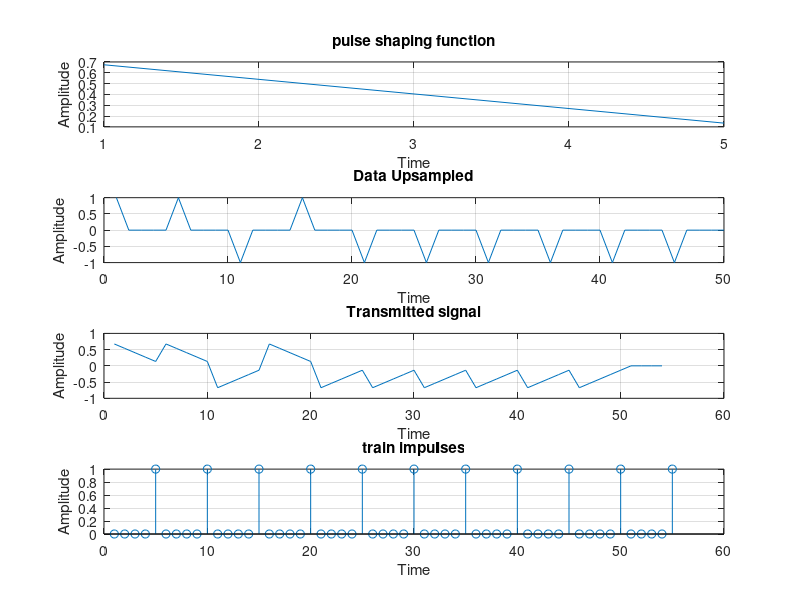
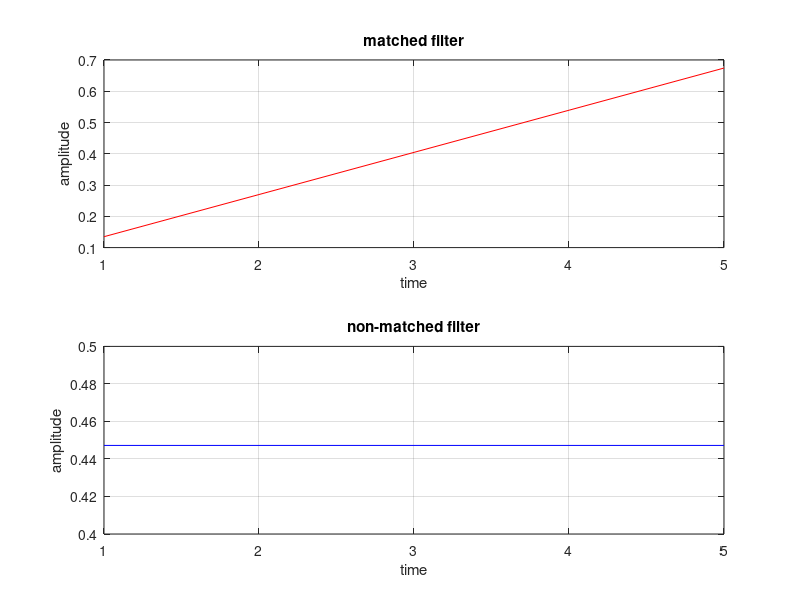
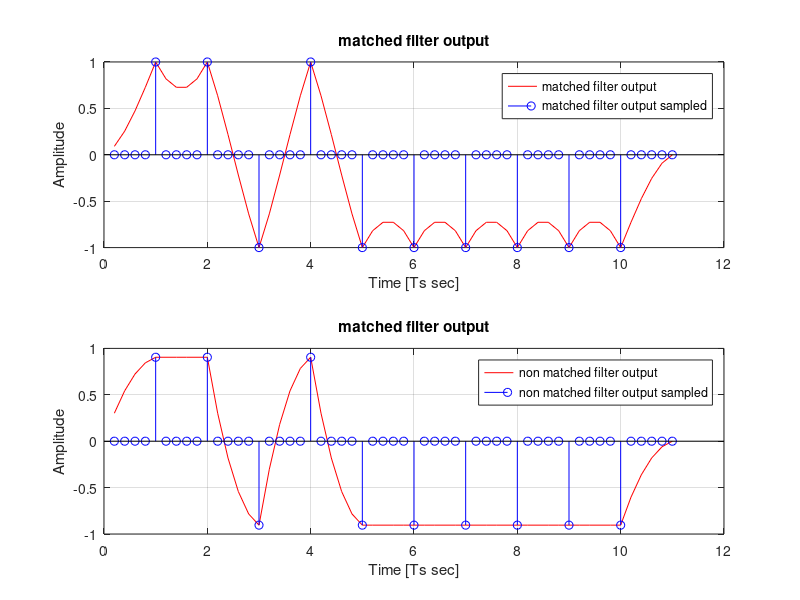
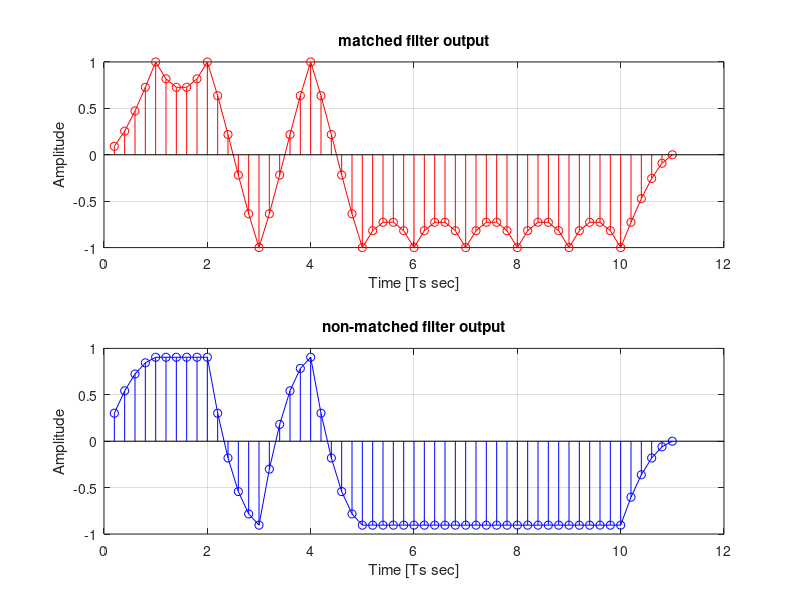

Here is the MATLAB script that generated these plots, in order: (Note: this script raises an error after producing the figures.)
%%%%%%%%%%%%%%%%%%% Requirement 1 %%%%%%%%%%%%%%%%%%%
ts = 1;        
Rs = 1/ts;    
p = [5 4 3 2 1]/sqrt(55);
n_bits = 10;
n_samples = 5;
data = randi ([0,1],1,n_bits);
polar_data = (2*data)-1;
data_upsampled = upsample(polar_data,n_samples);
y = conv(data_upsampled, p);

figure;
subplot(4,1,1);
plot(p);
grid on;
title("pulse shaping function");   
xlabel("Time");
ylabel("Amplitude");

subplot(4,1,2);
plot(data_upsampled);
grid on;
title("Data Upsampled");   
xlabel("Time");
ylabel("Amplitude");

subplot(4,1,3);
plot(y);
grid on;
title("Transmitted signal"); 
xlabel("Time");
ylabel("Amplitude");

%%%%%%%%%%%%%%%%%%%%  Filters %%%%%%%%%%%%%%%%%%%%%%%%%%%%%%%
matched_filter = fliplr(p);
non_matched_filter = [1 1 1 1 1]/sqrt(5);

%%%%%%%%%%%%%%%%%%%%% output of filters%%%%%%%%%%%%%%%%%%%%%%
matched_filter_out = conv(y,matched_filter);
non_matched_filter_out = conv(y,non_matched_filter);
%%%%%%%%%%%%%%%%%%%%%Creation of Train Impulses%%%%%%%%%%%%%%
train_impulses = repmat([0 0 0 0 1],1,floor( size(matched_filter_out,2)/n_samples) );
subplot(4,1,4);
stem(train_impulses);
grid on;
title("train impulses"); 
xlabel("Time");
ylabel("Amplitude");
%%%%%%%%%%%%%%%%%%%%%%%%%%%%%%%%%%%%%%%%%%%%%%%%%%%%%%%%%%%%%
%to adjust length
matched_filter_out = matched_filter_out(1:length(train_impulses));
non_matched_filter_out = non_matched_filter_out(1:length(train_impulses));

matched_filter_out_s     = matched_filter_out .* train_impulses ;
non_matched_filter_out_s = non_matched_filter_out .* train_impulses ;

correlator_out = zeros(1, length(y) - length(p) + 6);
for i = 1:5:length(y) - length(p) + 1
    out = 0;
    for j = 1:length(p)
        out = out + y(i+j-1) * p(j);
        correlator_out(i+j-1) = out; 
    end
end
corr_out_s = correlator_out .* train_impulses ;


%%%%%%%%%%%%%%%%%%%%%%%%%%%%%%%%%%%%%%% Plotting %%%%%%%%%%%%%%%%%%%%%%%%%%%%%%%%%%%%%%%%%%%%%%%%%%%%%%%%%%%%%%%%%%%%%%%%
figure('Name','Filters');
subplot(2,1,1);
plot(matched_filter,'r');
grid on
xlabel('time');
ylabel('amplitude');
title('matched filter');
subplot(2,1,2);
plot(non_matched_filter,'b');
grid on
xlabel('time');
ylabel('amplitude');
title('non-matched filter');

figure('Name','output of the filters and after sample');
x_rescaled = (1:length(matched_filter_out)) / 5;
subplot(2,1,1);
plot(x_rescaled,matched_filter_out,'r');
hold on;
stem(x_rescaled,matched_filter_out_s,'b -o');
hold off;
grid on
xlabel('Time [Ts sec]');
ylabel('Amplitude');
title('matched filter output');
legend 'matched filter output' 'matched filter output sampled';

subplot(2,1,2);
plot(x_rescaled,non_matched_filter_out,'r');
hold on;
stem(x_rescaled,non_matched_filter_out_s,'b -o');
hold off;
grid on
xlabel('Time [Ts sec]');
ylabel('Amplitude');
title('matched filter output');
legend 'non matched filter output' 'non matched filter output sampled';

figure('Name','Comparison between the outputs of the filters at the sampling instants');
subplot(2,1,1);
plot(x_rescaled,matched_filter_out,'r');
hold on;
stem(x_rescaled,matched_filter_out,'r');
hold off;
grid on
xlabel('Time [Ts sec]');
ylabel('Amplitude');
title('matched filter output');
subplot(2,1,2);
plot(x_rescaled,non_matched_filter_out,'b');
hold on;
stem(x_rescaled,non_matched_filter_out,'b');
hold off;
grid on
xlabel('Time [Ts sec]');
ylabel('Amplitude');
title('non-matched filter output');

figure('Name',' Comparison between the outputs of the filters after sampling');
plot(x_rescaled,matched_filter_out_s,'r-');
hold on;
plot(x_rescaled,non_matched_filter_out_s,'b--');
hold off;
grid on;
xlabel('Time [Ts sec]');
ylabel('Amplitude');
title('Comparison between the outputs of the filters after sampling ');
legend 'matched filter' 'non matched filter';

figure('Name','output of matched and correlator');
subplot(2,1,1);
plot(x_rescaled,matched_filter_out,'r');
hold on;
stem(x_rescaled,matched_filter_out_s,'b -o');
hold off;
grid on
xlabel('Time [Ts sec]');
ylabel('Amplitude');
title('matched filter output');
legend 'matched filter output' 'matched filter output sampled';

subplot(2,1,2);
plot(x_rescaled,correlator_out,'r');
hold on;
stem(x_rescaled,corr_out_s,'b -o');
hold off;
grid on
xlabel('Time [Ts sec]');
ylabel('Amplitude');
title('matched filter output');
legend 'correlator output' 'correlator output sampled';


figure('Name','output of matched and correlator after sampling');
plot(x_rescaled,matched_filter_out_s,'r-');
hold on;
plot(x_rescaled,corr_out_s,'b--');
hold off;
grid on;
xlabel('Time [Ts sec]');
ylabel('Amplitude');
title('output of matched and correlator after sampling');
legend 'matched filter' correlator;

%%%%%%%%%%%%%%%%%%%%%%%%%%%%%%%%%%%%%%%%%%%%%%%%%%%%%%%%%%%%%%%%%%%%%%%%%%%%%%%%%%%%%%%%%%%%%%%%%%%%%%%%%%%%%%%
%%%%%%%%%%%%%%%%%%%%%%%%%%%%%%%%%%%%%%%%%%%%%%%%%%%%%%%%%%%%%%%%%%%%%%%%%%%%%%%%%%%%%%%%%%%%%%%%%%%%%%%%%%%%%%%
%%%%%%%%%%%%%%%%%%% Noise Analysis && Requirement 2 %%%%%%%%%%%%%%%%%%%

n_bits = 10^4;
n_samples = 5;
data = randi ([0,1],[1,n_bits]);
polar_data = (2*data)-1;
data_upsampled = upsample(polar_data,n_samples);

p = [5 4 3 2 1]/sqrt(55);

y = conv(data_upsampled, p);
y = y(y~=0);

unity_noise = randn(1,5*n_bits);

matched_filter = fliplr(p);
non_matched_filter_2 = [5 5 5 5 5]/sqrt(125);

snr = -2:1:5;

BER_theoretical = zeros(size(snr));
BER_1 = zeros(size(snr));
BER_2 = zeros(size(snr));

for i=snr
    index=i+3;
    no=1/db2mag(i);
    mean = 0;
    var=sqrt(no/2);
    noise = mean + var *unity_noise;
    v= y + noise;
    
    v_matched_filter    = conv(v,matched_filter);
    v_non_matched_filter= conv(v,non_matched_filter_2);
    
    v_matched_filter_out = zeros(1, size(polar_data, 2));
    v_non_matched_filter_out = zeros(1, size(polar_data, 2));
    
    for j = 1:1:size(polar_data, 2)
       if v_matched_filter(5*j) > 0
           v_matched_filter_out(j) = 1;
       else
           v_matched_filter_out(j) = -1;
       end
       
       if v_non_matched_filter(5*j) > 0
           v_non_matched_filter_out(j) = 1;
       else
           v_non_matched_filter_out(j) = -1;
       end 
   end
    temp = v_matched_filter_out ~= polar_data;
    BER_1(index) = sum(temp)/n_bits;
    
    temp = v_non_matched_filter_out ~= polar_data;
    BER_2(index) = sum(temp)/n_bits;
    
    BER_theoretical(index) = 0.5*erfc(sqrt(1/no));
    
end

figure("name" , 'BER plot');
subplot(2,2,1);
semilogy(snr,BER_1); 
title("BER matched filter");   
grid on;
xlabel("Eb/No");
ylabel("BER");

subplot(2,2,2); 
semilogy (snr,BER_2);
title("BER non matched filter");   
grid on;
xlabel("Eb/No");
ylabel("BER");

subplot(2,2,3);
semilogy(snr,BER_theoretical);
title("BER theoretical"); 
grid on;
xlabel("Eb/No");
ylabel("BER");

subplot(2,2,4);
semilogy(snr,BER_theoretical,'b');
hold on;
semilogy(snr,BER_1,'r'); 
semilogy (snr,BER_2,'g');
hold off;
title("BER Comparision"); 
legend 'BER theoretical' 'BER matched filter' 'BER non matched filter';
grid on;
xlabel("Eb/No");
ylabel("BER");
%%%%%%%%%%%%%%%%%%%%%%%%%%%%%%%%%%%%%%%%%%%%%%%%%%%%%%%%%%%%%%%%%%%%%%%%%%%%%%%%%%%%%%%%%%%%%%%%%%%%%%%%%%%%%%%
%%%%%%%%%%%%%%%%%%%%%%%%%%%%%%%%%%%%%%%%%%%%%%%%%%%%%%%%%%%%%%%%%%%%%%%%%%%%%%%%%%%%%%%%%%%%%%%%%%%%%%%%%%%%%%%
%%%%%%%%%%%%%%%%%%% ISI && Requirement 3 %%%%%%%%%%%%%%%%%%%

n_bits = 100; 
data = randi([0, 1], [1, n_bits]);
polar_data = (2 * data) - 1;
data_upsampled = upsample(polar_data, n_samples);

R_cases = [0, 0, 1, 1];
delay_cases = [2, 8, 2, 8];

figure("Name", 'rcosine filter');
for i = 1:4 
    R = R_cases(i);
    delay = delay_cases(i);
    
    % the square root raised cosine filter
    filter = rcosine(1, n_samples, 'sqrt', R, delay);
    figure(9);
    subplot(2, 2, i);
    plot(filter);
    title("rcosine filter R: " + R + " Delay: " + delay);   
    xlabel("time samples");
    ylabel("Amplitude");
        
    transmit_data = conv(data_upsampled, filter);
    receive_data = conv(transmit_data, filter);  
    
    % Ensure transmit_data and receive_data have the same length
    min_length = min(length(transmit_data), length(receive_data));
    transmit_data = transmit_data(1:min_length);
    receive_data = receive_data(1:min_length);
    
    eye_diagram_data=[transmit_data; receive_data];
    eye_diagram=eyediagram(eye_diagram_data', n_samples * 2);
    set(eye_diagram,'Name',"Eye Diagram when R="+R_cases(i)+" & delay="+delay_cases(i)+"");
end
